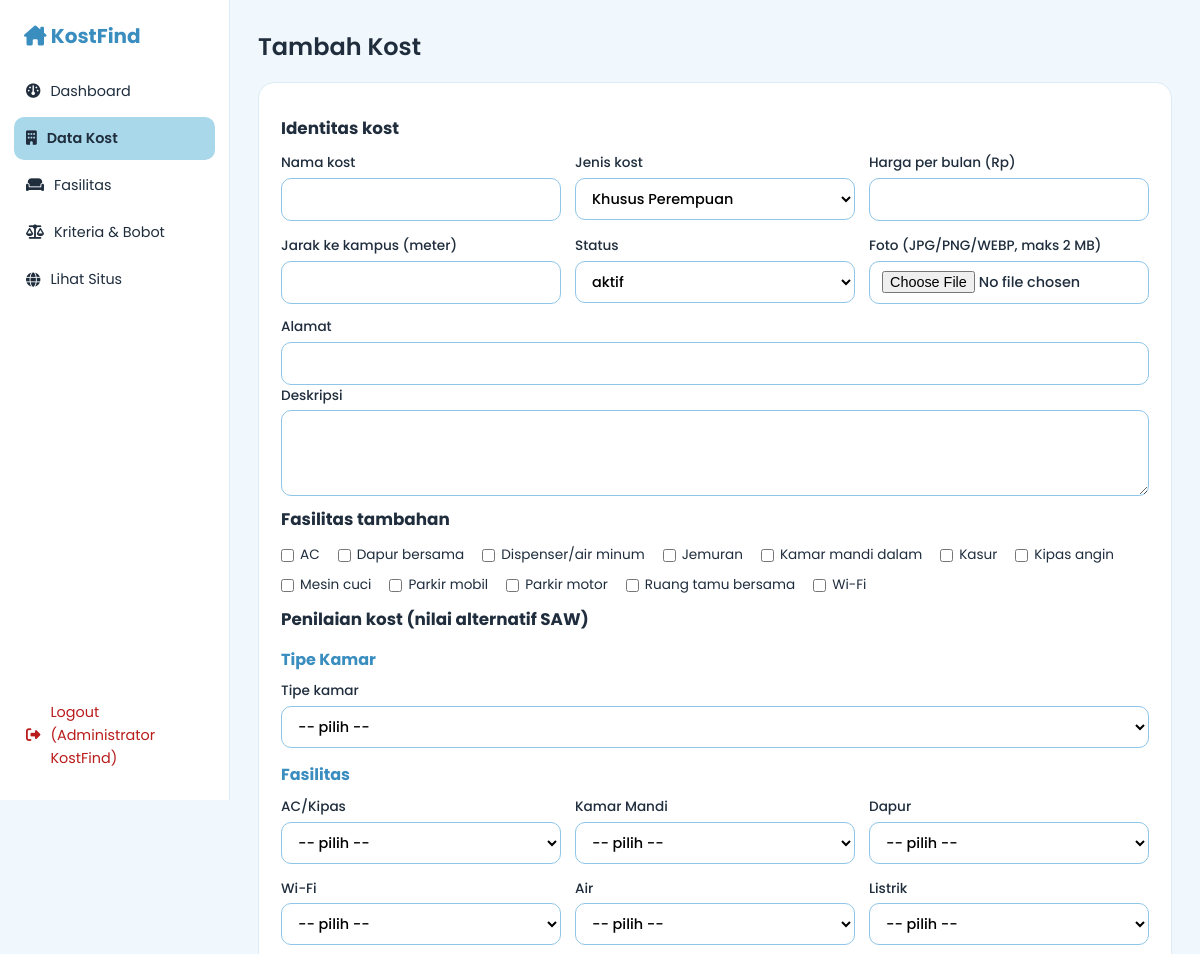
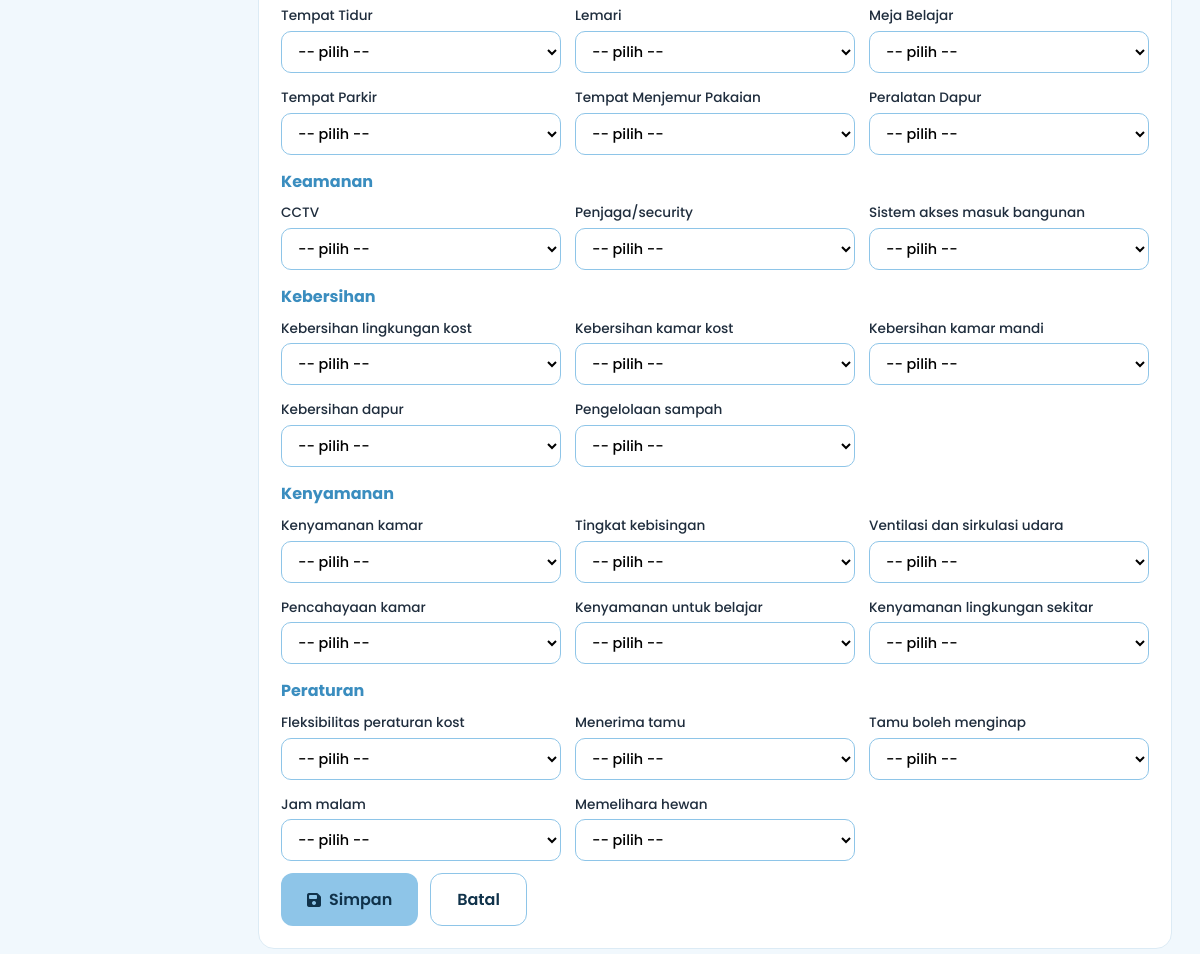
The app's page /admin/kost_form.php (signed in) with its own data (2 pictures, top to bottom).
### tables this page shows
CREATE TABLE fasilitas (
  id INT UNSIGNED AUTO_INCREMENT PRIMARY KEY,
  nama VARCHAR(80) NOT NULL UNIQUE,
  ikon VARCHAR(40) NOT NULL DEFAULT 'fa-circle-check'
);

### koneksi.php (called while the page is built, shortened)
<?php
function e($s) { return htmlspecialchars((string)$s, ENT_QUOTES, 'UTF-8'); }

### admin/kost_form.php (the view, shortened to what this page needs)
<?php
require_once 'auth.php'; admin_wajib();
$id = (int)($_GET['id'] ?? 0);
$tipe_ok = ['Khusus Perempuan', 'Khusus Laki-Laki', 'Campuran'];
$kost = ['nama' => '', 'alamat' => '', 'tipe_kost' => 'Khusus Perempuan', 'harga_bulan' => '', 'jarak_meter' => '', 'deskripsi' => '', 'foto' => null, 'status' => 'aktif'];
$nilai = []; $fasSel = [];
$krit = [];
foreach ($conn->query("SELECT k.id,k.nama,k.kelompok,o.label,o.skor FROM kriteria k JOIN opsi_nilai o ON o.kriteria_id=k.id ORDER BY k.id,o.skor") as $r) {
    $krit[$r['id']]['nama'] = $r['nama']; $krit[$r['id']]['kelompok'] = $r['kelompok']; $krit[$r['id']]['opsi'][(int)$r['skor']] = $r['label'];
}
$fasAll = $conn->query("SELECT id, nama FROM fasilitas ORDER BY nama")->fetch_all(MYSQLI_ASSOC);
$judul = $id ? 'Edit Kost' : 'Tambah Kost'; $menu = 'kost'; include 'header.php';
?>
<form method="post" enctype="multipart/form-data" class="panel">
  <h3>Identitas kost</h3>
  <div class="form-grid">
    <label>Nama kost<input name="nama" required maxlength="120" value="<?= e($kost['nama']) ?>"></label>
    <label>Jenis kost<select name="tipe_kost"><?php foreach ($tipe_ok as $t): ?><option <?= $kost['tipe_kost'] === $t ? 'selected' : '' ?>><?= e($t) ?></option><?php endforeach; ?></select></label>
    <label>Harga per bulan (Rp)<input type="number" name="harga_bulan" min="1" required value="<?= e($kost['harga_bulan']) ?>"></label>
    <label>Jarak ke kampus (meter)<input type="number" name="jarak_meter" min="1" required value="<?= e($kost['jarak_meter']) ?>"></label>
    <label>Status<select name="status"><option value="aktif" <?= $kost['status'] === 'aktif' ? 'selected' : '' ?>>aktif</option></select></label>
    <label>Foto (JPG/PNG/WEBP, maks 2 MB)<input type="file" name="foto" accept="image/jpeg,image/png,image/webp">
      <?php if ($kost['foto']): ?><small class="muted">Foto saat ini: <img src="../uploads/<?= e($kost['foto']) ?>" class="thumb"></small><?php endif; ?></label>
  </div>
  <label>Alamat<input name="alamat" required maxlength="255" value="<?= e($kost['alamat']) ?>"></label>
  <label>Deskripsi<textarea name="deskripsi" rows="3" maxlength="3000"><?= e($kost['deskripsi']) ?></textarea></label>
  <h3>Fasilitas tambahan</h3>
  <div class="checks"><?php foreach ($fasAll as $f): ?><label class="chk"><input type="checkbox" name="fas[]" value="<?= (int)$f['id'] ?>" <?= in_array((int)$f['id'], $fasSel, true) ? 'checked' : '' ?>> <?= e($f['nama']) ?></label><?php endforeach; ?></div>
  <h3>Penilaian kost (nilai alternatif SAW)</h3>
  <?php $g = ''; foreach ($krit as $kid => $k):
    if ($g !== $k['kelompok']) { if ($g !== '') echo '</div>'; $g = $k['kelompok']; echo '<h4 class="grp-t">' . e($g) . '</h4><div class="form-grid">'; } ?>
    <label><?= e($k['nama']) ?><select name="nilai[<?= (int)$kid ?>]" required><option value="">-- pilih --</option>
      <?php foreach ($k['opsi'] as $skor => $lb): ?><option value="<?= $skor ?>" <?= ($nilai[$kid] ?? null) === $skor ? 'selected' : '' ?>><?= e($lb) ?></option><?php endforeach; ?></select></label>
  <?php endforeach; echo '</div>'; ?>
  <div class="actions"><button class="btn btn-lg"><i class="fa-solid fa-floppy-disk"></i> Simpan</button><a href="kost.php" class="btn btn-ghost btn-lg">Batal</a></div>
</form>
<?php include 'footer.php'; ?>

### css/style.css (style rules this page uses)
:root { --c1:#A8D8EA;--c2:#8EC5E8;--bg:#F1F8FD;--ink:#1F2D3D;--muted:#64748B;--white:#fff;--line:#DCEBF5;--dark:#3A8DBF;--r:16px }
* { box-sizing:border-box;margin:0 }
body { font-family:'Poppins',sans-serif;background:var(--bg);color:var(--ink);line-height:1.6 }
a { color:inherit;text-decoration:none }
.btn { display:inline-flex;gap:8px;align-items:center;justify-content:center;background:var(--c2);color:#10324a;border:0;padding:10px 18px;border-radius:12px;font:600 .9rem Poppins,sans-serif;cursor:pointer;transition:.2s }
.btn-ghost { background:var(--white);border:1px solid var(--c2) }
.btn-lg { padding:13px 26px;font-size:1rem }
.panel { background:var(--white);border:1px solid var(--line);border-radius:var(--r);padding:22px }
.panel h3 { margin-bottom:12px;font-size:1.05rem }
.form-grid { display:grid;grid-template-columns:repeat(auto-fit,minmax(240px,1fr));gap:14px;margin-bottom:12px }
label { font-size:.85rem;font-weight:500;display:grid;gap:4px;align-content:start }
input,select { font:inherit;font-size:.9rem;padding:9px 12px;border:1px solid var(--c2);border-radius:10px;background:var(--white);width:100% }
.actions { display:flex;gap:12px;flex-wrap:wrap;margin-top:12px }
.chk { display:flex;flex-direction:row;gap:6px;align-items:center;font-weight:400 }
.chk input { width:auto }
.checks { display:flex;flex-wrap:wrap;gap:8px 18px;margin:12px 0 }

### css/admin.css (style rules this page uses)
.panel { margin-bottom:20px }
.panel h3 { margin:10px 0 }
textarea { font:inherit;width:100%;border:1px solid var(--c2);border-radius:10px;padding:9px 12px }
.checks { display:flex;flex-wrap:wrap;gap:8px 18px;margin-bottom:10px }
.chk { display:flex;flex-direction:row;gap:6px;align-items:center }
.chk input { width:auto }
.grp-t { margin:14px 0 8px;color:var(--dark) }

### records on screen
fasilitas: nama "AC"
fasilitas: nama "Dapur bersama"
fasilitas: nama "Dispenser/air minum"
fasilitas: nama "Jemuran"
fasilitas: nama "Kamar mandi dalam"
fasilitas: nama "Kasur"
fasilitas: nama "Kipas angin"
fasilitas: nama "Mesin cuci"
fasilitas: nama "Parkir mobil"
fasilitas: nama "Parkir motor"
fasilitas: nama "Ruang tamu bersama"
fasilitas: nama "Wi-Fi"

### other values on screen
$t "Dashboard"
$t "Data Kost"
$t "Fasilitas"
$t "Kriteria & Bobot"
$_SESSION['admin_nama'] "Administrator KostFind"
$judul "Tambah Kost"
$g "Tipe Kamar"
$k['nama'] "Tipe kamar"
$g "Fasilitas"
$k['nama'] "AC/Kipas"
$k['nama'] "Kamar Mandi"
$k['nama'] "Dapur"
$k['nama'] "Wi-Fi"
$k['nama'] "Air"
$k['nama'] "Listrik"
